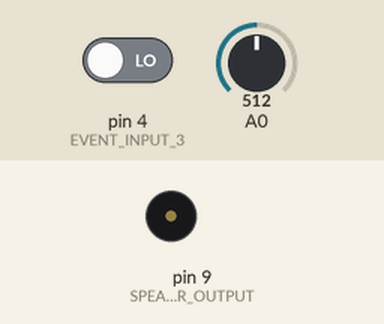
Recording of a sketch running on a simulated Arduino Uno, built for the host (arithmetic inside an expression is 32-bit, double 64-bit). On the bench: buzzer (waves = sounding). The inputs (shaded band) are chosen by the test bench; at power-on: pin 4 (EVENT_INPUT_3) LOW, A0 = 512. What the sketch prints to the serial monitor is not drawn.

Above: at 0.0 s.
Timing chart, 0 to 39.1 s (numbered marks = the images above):
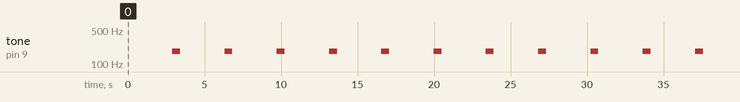

Measured:
- by itself, tone on pin 9 (SPEAKER_OUTPUT): alternates 184 Hz for 0.52 s and silent for 2.9 s

The sketch:

P300.ino
```cpp
//
// Heart and Brain SpikerShield based P300 experiment
// Heart and Brain version 2.0 based on ATMEGA 328 (UNO)
//
// V1.0
// Backyard Brains
// Stanislav Mircic
// https://backyardbrains.com/
//
// D9 - Speaker output
// D4 - Aux. button input (generates Event 3 on rising edge)
//
// 20. Nov. 2019
//

#define CURRENT_SHIELD_TYPE "HWT:HBLEOSB;"
#define TONE_PERIOD_MS 2000                 //max 6000
#define TONE_DURATION_MS 300                //max BEEP_PERIOD_MS
#define CHANCE_OF_ODD_TONE_PERCENT 10       //max 100
#define FREQUENCY_OF_NORMAL_TONE_HZ 300     //Frequency of normal tone
#define FREQUENCY_OF_ODD_TONE_HZ 500        //Frequency of odd tone


#define BUFFER_SIZE 256  //sampling buffer size
#define SIZE_OF_COMMAND_BUFFER 30 //command buffer size

// defines for setting and clearing register bits
#ifndef cbi
#define cbi(sfr, bit) (_SFR_BYTE(sfr) &= ~_BV(bit))
#endif
#ifndef sbi
#define sbi(sfr, bit) (_SFR_BYTE(sfr) |= _BV(bit))
#endif

int buffersize = BUFFER_SIZE;
int head = 0;//head index for sampling circular buffer
int tail = 0;//tail index for sampling circular buffer
byte writeByte;
char commandBuffer[SIZE_OF_COMMAND_BUFFER];//receiving command buffer
byte reading[BUFFER_SIZE]; //Sampling buffer
#define ESCAPE_SEQUENCE_LENGTH 6
byte escapeSequence[ESCAPE_SEQUENCE_LENGTH] = {255,255,1,1,128,255};
byte endOfescapeSequence[ESCAPE_SEQUENCE_LENGTH] = {255,255,1,1,129,255};

#define SPEAKER_OUTPUT 9
#define EVENT_INPUT_3 4


unsigned int periodOfToneInTimerIntervals = 10000;
unsigned int durationOfTone = 3000;
unsigned int chancesOfOddToneInMaxRND = 6553;
unsigned int periodOfNormalWave = 33;
unsigned int periodOfOddWave = 20;

unsigned int counterForTonePeriod = 0;
unsigned int counterForToneDuration = 0;
unsigned int currentPeriodOfToneWave = 0;
unsigned int counterForWavePeriod = 0;


int interrupt_Number=198; // 10000Hz timer compare register
int numberOfChannels = 1; // current number of channels sampling
int tempSample = 0;
int commandMode = 0;      //flag for command mode. Don't send data when in command mode
unsigned int randNumber;
float tempCalculationNumber;
float tempCalculationNumber2;
void setup(){
  Serial.begin(230400); //Serial communication baud rate (alt. 115200)
  //while (!Serial)
  //{}  // wait for Serial comms to become ready
  delay(300); //whait for init of serial
  Serial.println("StartUp!");
  Serial.setTimeout(2);

  //Inputs for events
  pinMode(SPEAKER_OUTPUT, OUTPUT); //PB1
  pinMode(EVENT_INPUT_3, INPUT);   //PB3


  digitalWrite(SPEAKER_OUTPUT, LOW);


  periodOfToneInTimerIntervals = TONE_PERIOD_MS*10;

  tempCalculationNumber = ((float)CHANCE_OF_ODD_TONE_PERCENT)/100.0;
  chancesOfOddToneInMaxRND = tempCalculationNumber*65535.0;

  periodOfNormalWave = 5000/FREQUENCY_OF_NORMAL_TONE_HZ;
  periodOfOddWave = 5000/FREQUENCY_OF_ODD_TONE_HZ;

  counterForTonePeriod = periodOfToneInTimerIntervals;
  currentPeriodOfToneWave = periodOfNormalWave;
  counterForWavePeriod = currentPeriodOfToneWave;
  durationOfTone = 10*TONE_DURATION_MS;
  counterForToneDuration = 0;

  // TIMER SETUP- the timer interrupt allows preceise timed measurements of the reed switch
  //for mor info about configuration of arduino timers see http://arduino.cc/playground/Code/Timer1
  cli();//stop interrupts

  //Make ADC sample faster. Change ADC clock
  //Change prescaler division factor to 16
  sbi(ADCSRA,ADPS2);//1
  cbi(ADCSRA,ADPS1);//0
  cbi(ADCSRA,ADPS0);//0

  //set timer1 interrupt at 10kHz
  TCCR1A = 0;// set entire TCCR1A register to 0
  TCCR1B = 0;// same for TCCR1B
  TCNT1  = 0;//initialize counter value to 0;
  OCR1A = interrupt_Number;// Output Compare Registers
  // turn on CTC mode
  TCCR1B |= (1 << WGM12);
  // Set CS11 bit for 8 prescaler
  TCCR1B |= (1 << CS11);
  // enable timer compare interrupt
  TIMSK1 |= (1 << OCIE1A);

  sei();//allow interrupts
  //END TIMER SETUP
  TIMSK1 |= (1 << OCIE1A);
}

int buttonEnabled = 1;
int buttonDebounceTimer = 0;
#define MAX_DEBOUNCE_TIME 2000


//
// Create a random integer from 0 - 65535
//
unsigned int rng() {
  static unsigned int y = 0;
  y += micros(); // seeded with changing number
  y ^= y << 2; y ^= y >> 7; y ^= y << 7;
  return (y);
}

ISR(TIMER1_COMPA_vect) {
   //Interrupt at the timing frequency you set above to measure to measure AnalogIn, and filling the buffers

   //----------------------------- MEASURE EEG -------------------------------------
   if(commandMode!=1)
   {
     //Put samples in sampling buffer "reading". Since Arduino Leonardo has 10bit ADC we will split every sample to 2 bytes
     //First byte will contain 3 most significant bits and second byte will contain 7 least significat bits.
     //First bit in all byte will not be used for data but for marking begining of the frame of data (array of samples from N channels)
     //Only first byte in frame will have most significant bit set to 1

       //Sample first channel and put it into buffer
       tempSample = analogRead(A0);
       reading[head] =  (tempSample>>7)|0x80;//Mark begining of the frame by setting MSB to 1
       head = head+1;
       if(head==BUFFER_SIZE)
       {
         head = 0;
       }
       reading[head] =  tempSample & 0x7F;
       head = head+1;
       if(head==BUFFER_SIZE)
       {
         head = 0;
       }

   }

    //------------------------------ GENERATE SOUND ------------------------------
    randNumber = rng();
    counterForTonePeriod--;
    if(counterForTonePeriod==0)
    {
        counterForTonePeriod = periodOfToneInTimerIntervals;
        if(randNumber<chancesOfOddToneInMaxRND)
        {
          sendMessage("EVNT:2;");
          currentPeriodOfToneWave = periodOfOddWave;
        }
        else
        {
          sendMessage("EVNT:1;");
          currentPeriodOfToneWave = periodOfNormalWave;
        }
        PORTB ^= B00000010;
        counterForWavePeriod = currentPeriodOfToneWave;
        counterForToneDuration = durationOfTone;
    }

    if(counterForToneDuration>0)
    {
      counterForToneDuration--;
      counterForWavePeriod--;
      if(counterForWavePeriod ==0)
      {
        //flip tone output
        PORTB ^= B00000010;
        counterForWavePeriod = currentPeriodOfToneWave;
      }

    }
    else
    {
      //Turn off tone generator
      PORTB &= B11111101;
    }

    //--------------------------- CHECK BUTTON ----------------------------------
    //check if button is pressed (HIGH)
    if (digitalRead(EVENT_INPUT_3))
    {
          if(buttonEnabled==1)
          {
            if(buttonDebounceTimer == 0)
            {
              buttonEnabled = 0;
              buttonDebounceTimer = MAX_DEBOUNCE_TIME;
              //swap default gripper position
              sendMessage("EVNT:3;");
            }
          }
    }
    else
    {
        buttonEnabled = 1;
    }
    if(buttonDebounceTimer>0)
    {
      buttonDebounceTimer--;
    }

}


//push message to main sending buffer
//timer for sampling must be dissabled when
//we call this function
void sendMessage(const char * message)
{

  int i;
  //send escape sequence
  for(i=0;i< ESCAPE_SEQUENCE_LENGTH;i++)
  {
      reading[head++] = escapeSequence[i];
      if(head==BUFFER_SIZE)
      {
        head = 0;
      }
  }

  //send message
  i = 0;
  while(message[i] != 0)
  {
      reading[head++] = message[i++];
      if(head==BUFFER_SIZE)
      {
        head = 0;
      }
  }

  //send end of escape sequence
  for(i=0;i< ESCAPE_SEQUENCE_LENGTH;i++)
  {
      reading[head++] = endOfescapeSequence[i];
      if(head==BUFFER_SIZE)
      {
        head = 0;
      }
  }

}


void loop(){

    while(head!=tail && commandMode!=1)//While there are data in sampling buffer whaiting
    {
      Serial.write(reading[tail]);
      //Move thail for one byte
      tail = tail+1;
      if(tail>=BUFFER_SIZE)
      {
        tail = 0;
      }
    }

    if(Serial.available()>0)
    {
                     // digitalWrite(6, HIGH);
                   //digitalWrite(6, LOW);
                  commandMode = 1;//frag that we are receiving commands through serial
                  //TIMSK1 &= ~(1 << OCIE1A);//disable timer for sampling
                  // read untill \n from the serial port:
                  String inString = Serial.readStringUntil('\n');

                  //convert string to null terminate array of chars
                  inString.toCharArray(commandBuffer, SIZE_OF_COMMAND_BUFFER);
                  commandBuffer[inString.length()] = 0;


                  // breaks string str into a series of tokens using delimiter ";"
                  // Namely split strings into commands
                  char* command = strtok(commandBuffer, ";");
                  while (command != 0)
                  {
                      // Split the command in 2 parts: name and value
                      char* separator = strchr(command, ':');
                      if (separator != 0)
                      {
                          // Actually split the string in 2: replace ':' with 0
                          *separator = 0;
                          --separator;
                          if(*separator == 'c')//if we received command for number of channels
                          {
                            separator = separator+2;
                            numberOfChannels = 1;//atoi(separator);//read number of channels
                          }
                           if(*separator == 's')//if we received command for sampling rate
                          {
                            //do nothing. Do not change sampling rate at this time.
                            //We calculate sampling rate further below as (max Fs)/(Number of channels)
                          }

                          if(*separator == 'b')//if we received command for impuls
                          {
                            sendMessage(CURRENT_SHIELD_TYPE);
                          }
                      }
                      // Find the next command in input string
                      command = strtok(0, ";");
                  }
                  //calculate sampling rate

                  //TIMSK1 |= (1 << OCIE1A);//enable timer for sampling
                  commandMode = 0;
      }

}
```
